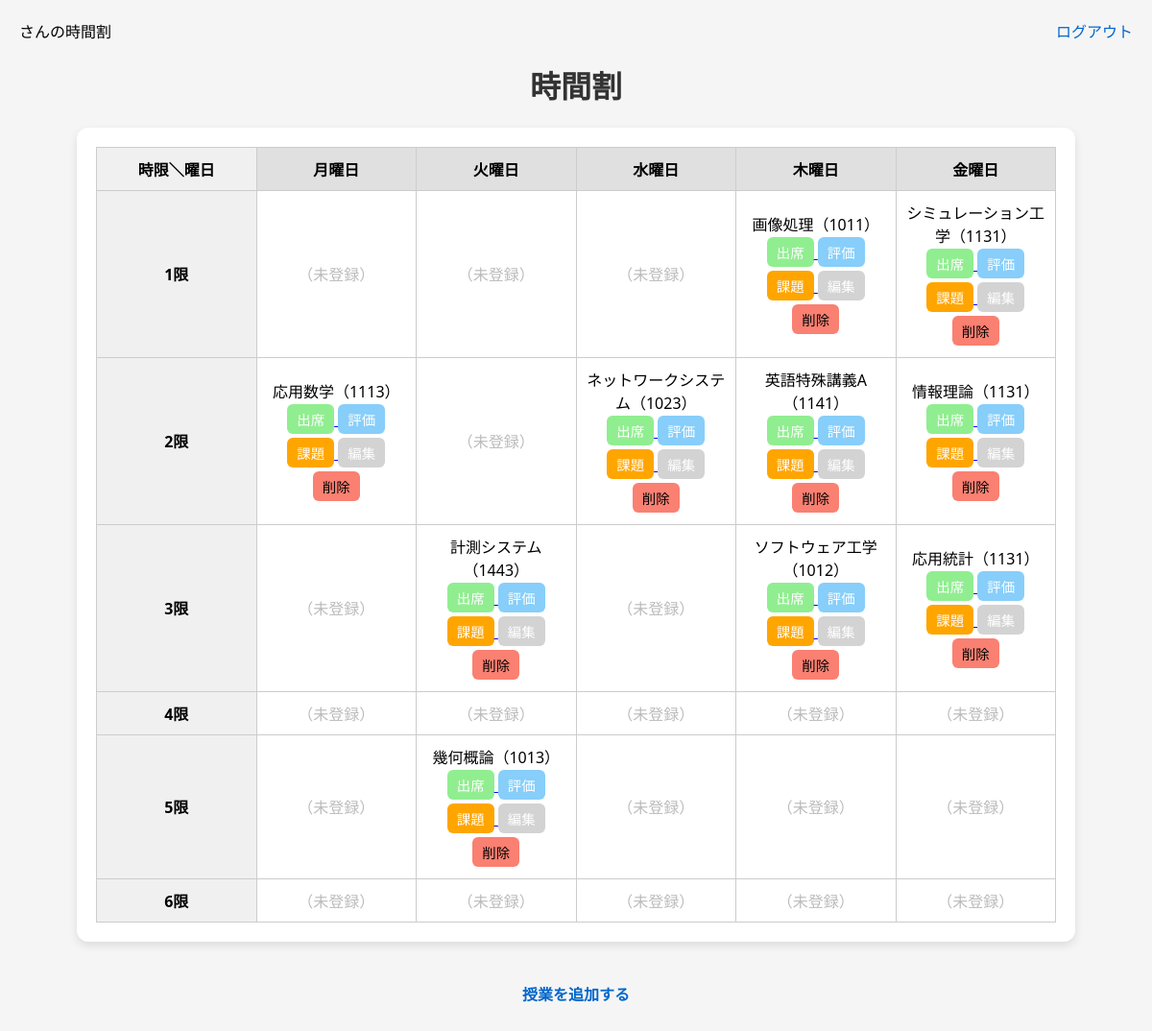
The page / (signed in) on the database its author committed.
### tables this page shows
CREATE TABLE classes (
            id INTEGER PRIMARY KEY AUTOINCREMENT,
            name TEXT NOT NULL,
            day TEXT NOT NULL,
            period TEXT NOT NULL,
            room TEXT NOT NULL,
            user_id INTEGER NOT NULL
        );

### app.py (the view)
@app.route('/')
@login_required
def index():
    days = ['月曜日', '火曜日', '水曜日', '木曜日', '金曜日']
    periods = ['1', '2', '3', '4', '5', '6']
    timetable = {day: {p: None for p in periods} for day in days}
    conn = sqlite3.connect(DB_NAME)
    c = conn.cursor()
    c.execute("SELECT id, name, day, period, room FROM classes WHERE user_id=?", (current_user.id,))
    classes = c.fetchall()
    for class_id, name, day, period, room in classes:
        c.execute("SELECT COUNT(*) FROM assignments WHERE class_id=? AND submitted=0", (class_id,))
        unsubmitted_count = c.fetchone()[0]
        c.execute("SELECT deadline FROM assignments WHERE class_id=? AND submitted=0", (class_id,))
        overdue = any(datetime.strptime(d, "%Y-%m-%d").date() < datetime.today().date()
                      for (d,) in c.fetchall() if d)
        timetable[day][period] = {
            'id': class_id,
            'name': name,
            'room': room,
            'unsubmitted': unsubmitted_count,
            'overdue': overdue
        }
    conn.close()
    return render_template('index.html', timetable=timetable, days=days, periods=periods)

### app.py (called while the page is built)
@login_manager.user_loader
def load_user(user_id):
    return User(user_id)

### templates/index.html (shortened to what this page needs)
<!DOCTYPE html>
<html lang="ja">
<head>
</head>
<body>
  <div style="display: flex; justify-content: space-between; align-items: center; margin-bottom: 10px;">
    <div><strong>{{ current_user.username }}</strong> さんの時間割</div>
    <a href="{{ url_for('logout') }}" style="text-decoration: none; color: #0066cc;">ログアウト</a>
  </div>
  <h1>時間割</h1>
  <div class="table-wrapper">
    <table>
      <tr>
        <th>時限＼曜日</th>
        {% for day in days %}
          <th>{{ day }}</th>
        {% endfor %}
      </tr>
      {% for period in periods %}
      <tr>
        <th>{{ period }}限</th>
        {% for day in days %}
        <td
        >
          {% if timetable[day][period] %}
            {{ timetable[day][period]['name'] }}（{{ timetable[day][period]['room'] }}）<br>
            <a href="{{ url_for('view_attendance', class_id=timetable[day][period]['id']) }}">
              <button style="background-color: lightgreen;">出席</button>
            </a>
            <a href="{{ url_for('evaluation', class_id=timetable[day][period]['id']) }}">
              <button style="background-color: lightskyblue;">評価</button>
            </a>
            <a href="{{ url_for('assignments', class_id=timetable[day][period]['id']) }}">
              <button style="background-color: orange;">課題</button>
            </a>
            <a href="{{ url_for('edit_class', class_id=timetable[day][period]['id']) }}">
              <button style="background-color: lightgray;">編集</button>
            </a>
            <form method="POST" action="{{ url_for('delete_class', class_id=timetable[day][period]['id']) }}" style="display: inline;">
              <button type="submit" style="background-color: salmon;">削除</button>
            </form>
          {% else %}
            <span style="color: #bbb;">（未登録）</span>
          {% endif %}
        </td>
        {% endfor %}
      </tr>
      {% endfor %}
    </table>
  </div>
  <br />
  <a href="{{ url_for('add_class') }}">授業を追加する</a>
</body>
</html>

### templates/index.html (style rules this page uses)
body { font-family: "Segoe UI", "Helvetica Neue", sans-serif; margin: 0; padding: 20px; background-color: #f5f5f5; }
h1 { text-align: center; color: #333; }
.table-wrapper { overflow-x: auto; margin: auto; max-width: 1000px; background: #fff; padding: 20px; border-radius: 12px; box-shadow: 0 4px 10px rgba(0, 0, 0, 0.1); }
table { border-collapse: collapse; width: 100%; table-layout: fixed; }
th, td { border: 1px solid #ccc; padding: 10px; text-align: center; word-break: break-word; }
th { position: sticky; top: 0; background: #e0e0e0; z-index: 2; }
th:first-child, td:first-child { position: sticky; left: 0; background: #f0f0f0; z-index: 3; }
button { border: none; padding: 5px 10px; border-radius: 6px; cursor: pointer; font-size: 0.9em; margin: 2px 0; }
a button { color: white; }
a[href="/add_class"] { display: block; width: fit-content; margin: 20px auto; font-weight: bold; text-align: center; color: #0066cc; text-decoration: none; }
button[style*="lightgreen"] { background-color: #8bc34a; }
button[style*="lightskyblue"] { background-color: #03a9f4; }
button[style*="orange"] { background-color: #ff9800; }
button[style*="lightgray"] { background-color: #9e9e9e; }
button[style*="salmon"] { background-color: #f44336; }

### rows shown on the page
classes: name "画像処理", room "1011"
classes: name "シミュレーション工学", room "1131"
classes: name "応用数学", room "1113"
classes: name "ネットワークシステム", room "1023"
classes: name "英語特殊講義A", room "1141"
classes: name "情報理論", room "1131"
classes: name "計測システム", room "1443"
classes: name "ソフトウェア工学", room "1012"
classes: name "応用統計", room "1131"
classes: name "幾何概論", room "1013"

### other values the page prints
{{ day }} "月曜日" "火曜日" "水曜日" "木曜日" "金曜日"
{{ period }} "1" "2" "3" "4" "5" "6"
